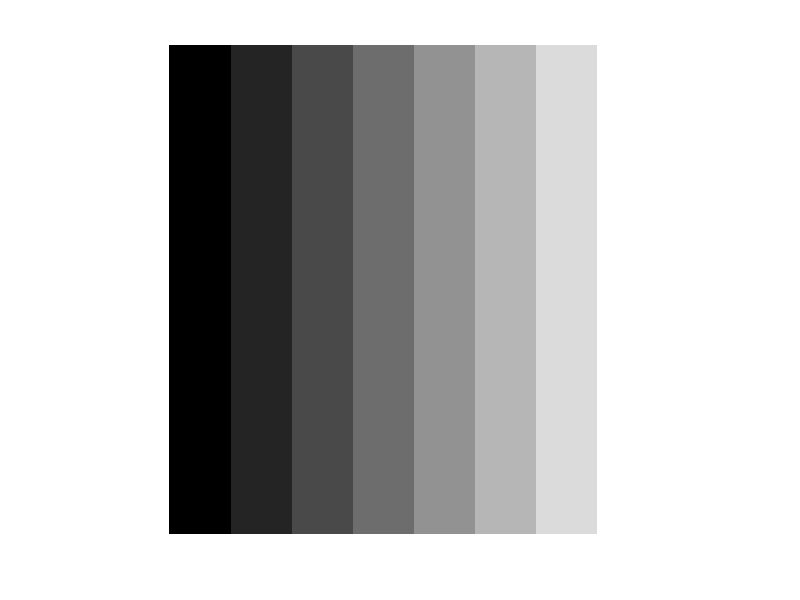

MATLAB code for this plot:
% k=0
% h=0
% v=0
% for m=1:200
%     h=h+1
%     if h==20
%         h=0
%         v=~v
%     end
%     for n=1:200
%       f(m, n)=v;
%       k=k+1;
%       if k==20
%           k=0;
%           v=~v;
%       end   
%     end
% end
% imshow(f, [])

% r=50
% for m=1:240
%    for n=1:240
%        if ((m-120)^2+(n-120)^2)<=r^2
%            f(m, n)=1-((m-120)^2+(n-120)^2)/r^2;
%        else
%            f(m, n)=0;
%        end
%    end
% end
% imshow(f, [])

k=0
v=0
for m=1:240
   for n=1:240
       f(m, n)=v;
       k=k+1;
       if k==30
           k=0;
           v=v+1;
           if v>7
               v=0
           end
       end
   end
end
imshow(f, [])   
   
   
   
   
   
   